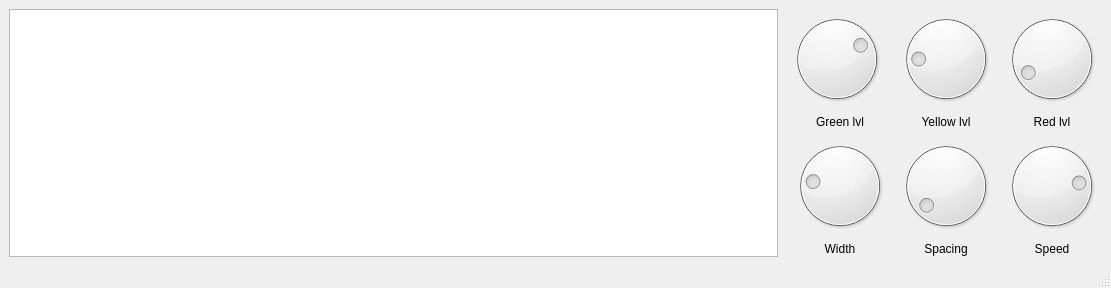
<?xml version="1.0" encoding="UTF-8"?>
<ui version="4.0">
 <class>MainWindow</class>
 <widget class="QMainWindow" name="MainWindow">
  <property name="geometry">
   <rect>
    <x>0</x>
    <y>0</y>
    <width>1111</width>
    <height>288</height>
   </rect>
  </property>
  <property name="sizePolicy">
   <sizepolicy hsizetype="Minimum" vsizetype="Maximum">
    <horstretch>0</horstretch>
    <verstretch>0</verstretch>
   </sizepolicy>
  </property>
  <property name="windowTitle">
   <string>MainWindow</string>
  </property>
  <widget class="QWidget" name="centralwidget">
   <property name="sizePolicy">
    <sizepolicy hsizetype="Maximum" vsizetype="Maximum">
     <horstretch>0</horstretch>
     <verstretch>0</verstretch>
    </sizepolicy>
   </property>
   <property name="layoutDirection">
    <enum>Qt::LeftToRight</enum>
   </property>
   <layout class="QGridLayout" name="gridLayout_2">
    <item row="2" column="2">
     <widget class="QDial" name="barWidth">
      <property name="minimum">
       <number>1</number>
      </property>
      <property name="maximum">
       <number>40</number>
      </property>
      <property name="value">
       <number>10</number>
      </property>
     </widget>
    </item>
    <item row="2" column="3">
     <widget class="QDial" name="barSpacing">
      <property name="maximum">
       <number>40</number>
      </property>
      <property name="value">
       <number>2</number>
      </property>
     </widget>
    </item>
    <item row="1" column="2">
     <widget class="QLabel" name="labelGr">
      <property name="text">
       <string>Green lvl</string>
      </property>
      <property name="textFormat">
       <enum>Qt::PlainText</enum>
      </property>
      <property name="scaledContents">
       <bool>false</bool>
      </property>
      <property name="alignment">
       <set>Qt::AlignHCenter|Qt::AlignTop</set>
      </property>
     </widget>
    </item>
    <item row="1" column="4">
     <widget class="QLabel" name="label_3">
      <property name="text">
       <string>Red lvl</string>
      </property>
      <property name="alignment">
       <set>Qt::AlignHCenter|Qt::AlignTop</set>
      </property>
     </widget>
    </item>
    <item row="0" column="3">
     <widget class="QDial" name="yellowLvl">
      <property name="maximum">
       <number>10</number>
      </property>
      <property name="value">
       <number>2</number>
      </property>
      <property name="wrapping">
       <bool>false</bool>
      </property>
     </widget>
    </item>
    <item row="1" column="3">
     <widget class="QLabel" name="label_2">
      <property name="text">
       <string>Yellow lvl</string>
      </property>
      <property name="alignment">
       <set>Qt::AlignHCenter|Qt::AlignTop</set>
      </property>
     </widget>
    </item>
    <item row="0" column="1" colspan="2">
     <widget class="QDial" name="greenLvl">
      <property name="maximum">
       <number>10</number>
      </property>
      <property name="singleStep">
       <number>1</number>
      </property>
      <property name="value">
       <number>7</number>
      </property>
      <property name="tracking">
       <bool>true</bool>
      </property>
      <property name="orientation">
       <enum>Qt::Horizontal</enum>
      </property>
      <property name="invertedAppearance">
       <bool>false</bool>
      </property>
      <property name="invertedControls">
       <bool>false</bool>
      </property>
      <property name="notchesVisible">
       <bool>false</bool>
      </property>
     </widget>
    </item>
    <item row="2" column="4">
     <widget class="QDial" name="refreshSpeed">
      <property name="minimum">
       <number>50</number>
      </property>
      <property name="maximum">
       <number>1000</number>
      </property>
      <property name="singleStep">
       <number>50</number>
      </property>
      <property name="pageStep">
       <number>100</number>
      </property>
      <property name="value">
       <number>210</number>
      </property>
      <property name="sliderPosition">
       <number>210</number>
      </property>
      <property name="invertedAppearance">
       <bool>true</bool>
      </property>
      <property name="invertedControls">
       <bool>false</bool>
      </property>
     </widget>
    </item>
    <item row="0" column="4">
     <widget class="QDial" name="redLvl">
      <property name="maximum">
       <number>10</number>
      </property>
      <property name="value">
       <number>1</number>
      </property>
     </widget>
    </item>
    <item row="3" column="2">
     <widget class="QLabel" name="label_4">
      <property name="text">
       <string>Width</string>
      </property>
      <property name="alignment">
       <set>Qt::AlignHCenter|Qt::AlignTop</set>
      </property>
     </widget>
    </item>
    <item row="0" column="0" rowspan="4">
     <widget class="QGraphicsView" name="graphicsView"/>
    </item>
    <item row="3" column="3">
     <widget class="QLabel" name="label_5">
      <property name="text">
       <string>Spacing</string>
      </property>
      <property name="alignment">
       <set>Qt::AlignHCenter|Qt::AlignTop</set>
      </property>
     </widget>
    </item>
    <item row="3" column="4">
     <widget class="QLabel" name="label_6">
      <property name="text">
       <string>Speed</string>
      </property>
      <property name="alignment">
       <set>Qt::AlignHCenter|Qt::AlignTop</set>
      </property>
     </widget>
    </item>
   </layout>
  </widget>
  <widget class="QStatusBar" name="statusbar"/>
 </widget>
 <resources/>
 <connections/>
</ui>
